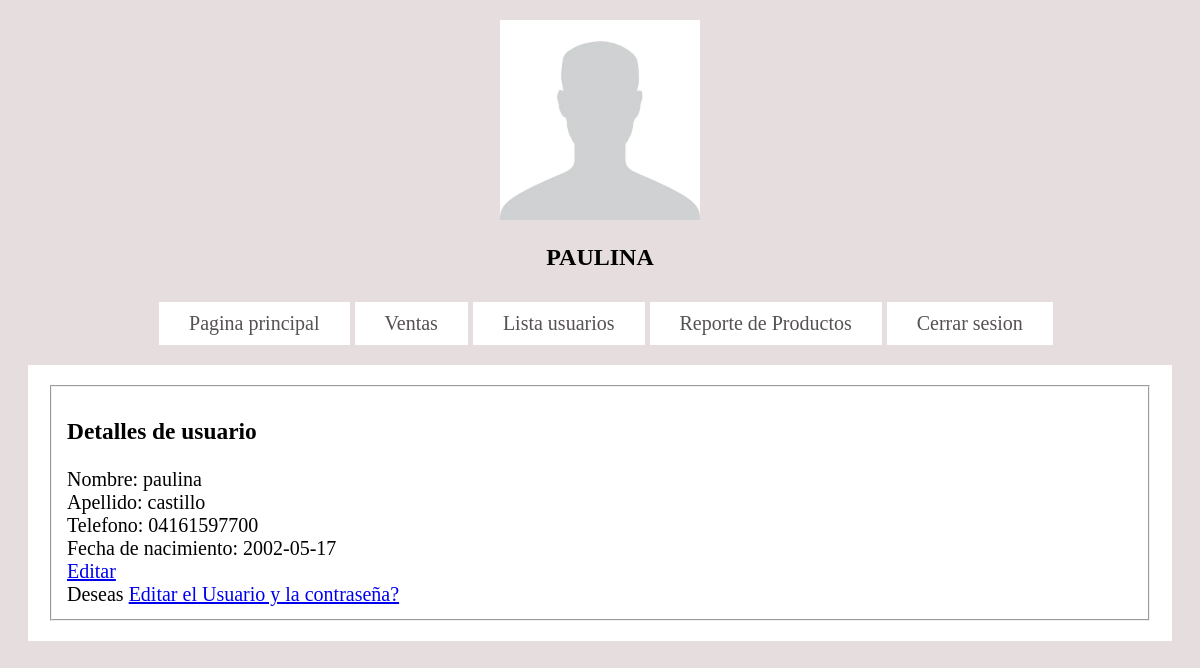
The app's page /admin/perfil.php with its own data.
### tables this page shows
CREATE TABLE `registro` (
  `id` int(100) NOT NULL,
  `nombre` varchar(50) NOT NULL,
  `apellido` varchar(40) NOT NULL,
  `telefono` varchar(15) NOT NULL,
  `fecha` date NOT NULL,
  `correo` varchar(40) NOT NULL,
  `usuario_id` int(11) NOT NULL
);

### admin/perfil.php (the view, shortened to what this page needs)
<?php
$db= new DataBase();
 $con= $db->conectar();
$sql= $con->query("SELECT * FROM registro INNER JOIN usuario on registro.usuario_id = usuario.id_usuario");
 $sql->execute();
    while($data = $sql->fetch(PDO::FETCH_ASSOC)){
        $nombre=$data['nombre'];
        $apellido=$data['apellido'];
        $telefono=$data['telefono'];
        $fecha=$data['fecha'];
    }
?>
<!DOCTYPE html>
<html lang="en">
<head>
    <link rel="stylesheet" href="../CSS1/stylePerfil.css">
</head>
<body>
    <header>
            <img src="../wed/imagenes/usuario1.jpg" alt="yeison" width="30%"><br>
            <h2 class ="nombre"><?php echo $nombre  ;?></h2>
   </header>
    <div class="encabezado">
        <nav>
            <a href="./miniProyecto.php" class="enlaces">Pagina principal</a>
            <a href="ventas.php" class="enlaces">Ventas</a></li>
            <a href="lista_Usuarios.php" class="enlaces">Lista usuarios</a>
            <a href="../reportesAdmin/reporteProductos.php?php echo $row['id_transaccion']; ?>" target = "_blank"  class="enlaces">Reporte de Productos</a>
            <a href="../modulos/cerrar.php" class="enlaces">Cerrar sesion</a>
           </nav>
    </div>
    <div class="DetallesUsuario">
        <fieldset>
            <h3>Detalles de usuario</h3>
            <label for="">Nombre:</label>
            <?php echo $nombre;?>
            <br>
            <label for="">Apellido:</label>
            <?php echo $apellido;?>
            <br>
            <label for="">Telefono:</label>
            <?php echo $telefono;?>
            <br>
            <label for="">Fecha de nacimiento:</label>
            <?php echo $fecha;?>
            <br>
            <a href="../editarAdmin/editarDatosAdm.php">Editar</a><br>
            <label>Deseas <a href="../editarAdmin/editarUsuarioAdm.php"> Editar el Usuario y la contraseña?</a></label>
        </fieldset>
    </div>
</body>
</html>

### CSS1/stylePerfil.css (style rules this page uses)
body { background-color: #e6ddde; background-repeat:no-repeat; background-attachment: fixed; background-size: cover; }
header { text-align: center; padding: 1%; }
img { width: 200px; height: 200px; }
.enlaces { display:inline-block; background:white; color: #565253; padding: 10px 30px; text-decoration: none; }
.encabezado { margin-left: 1%; text-align: center; font-size: 20px; }
.nombre { text-transform: uppercase; }
.DetallesUsuario { margin: 20px; background: white; font-size: 20px; padding: 20px ; }

### records on screen
registro: nombre "PAULINA", nombre "paulina", apellido "castillo", telefono "04161597700", fecha "2002-05-17"
